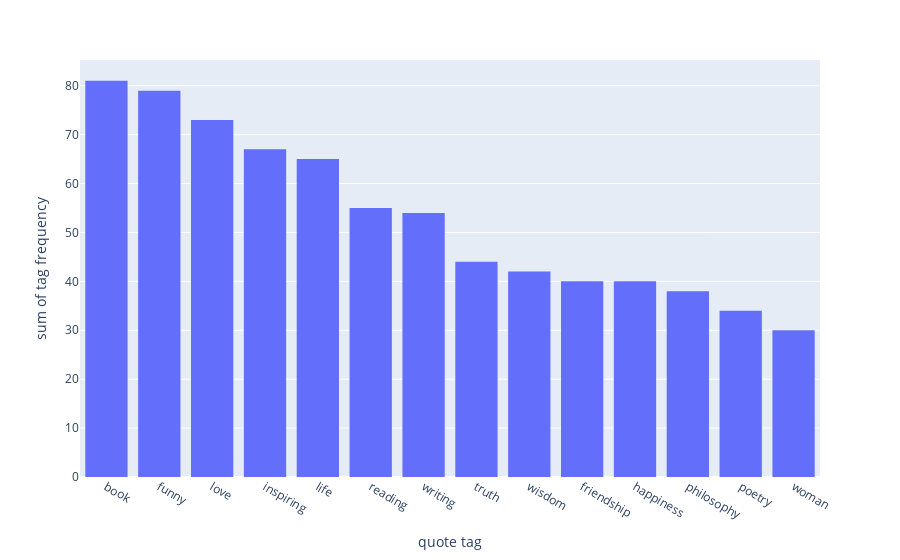

Notebook source saved alongside this figure:
### Code cell
# Visualizing the balanced data
px.histogram(tag_freq_sorted, x=0, y=1,labels={'0': 'quote tag', '1': 'tag frequency'})

### Figure 1 — Plotly figure (JSON) as saved in the notebook; plotly's stock layout.template omitted (floating-point values rounded to 4 significant figures)
{"data": [{"alignmentgroup": "True", "bingroup": "x", "histfunc": "sum", "hovertemplate": "quote tag=%{x}<br>sum of tag frequency=%{y}<extra></extra>", "legendgroup": "", "marker": {"color": "#636efa", "pattern": {"shape": ""}}, "name": "", "offsetgroup": "", "orientation": "v", "showlegend": false, "type": "histogram", "x": ["book", "funny", "love", "inspiring", "life", "reading", "writing", "truth", "wisdom", "friendship", "happiness", "philosophy", "poetry", "woman"], "xaxis": "x", "y": [81, 79, 73, 67, 65, 55, 54, 44, 42, 40, 40, 38, 34, 30], "yaxis": "y"}], "layout": {"barmode": "relative", "legend": {"tracegroupgap": 0}, "margin": {"t": 60}, "xaxis": {"anchor": "y", "domain": [0, 1], "title": {"text": "quote tag"}}, "yaxis": {"anchor": "x", "domain": [0, 1], "title": {"text": "sum of tag frequency"}}}}
